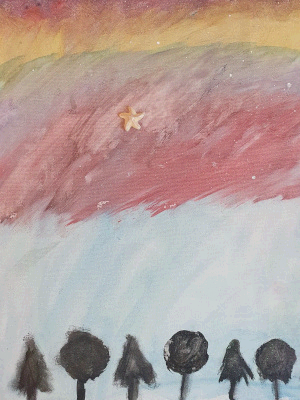
//> input picture PDI/bitplanes/desafio-esteganografia.png, 300 x 400 px, given in place of the camera
$ ./histogram   (built with g++ and OpenCV 4)
//> lines starting //> are read from the running program, lines starting //| are printed output that depends on the picture
#include <iostream>
#include <opencv2/opencv.hpp>

int main(int argc, char** argv){
  cv::Mat image;
  int width, height;
  cv::VideoCapture cap;
  std::vector<cv::Mat> planes;
  cv::Mat histR, histG, histB;
  int nbins = 64;
  float range[] = {0, 255};
  const float *histrange = { range };
  bool uniform = true;
  bool acummulate = false;
  int key;

  // Abre a webcam padrao (indice 0) ou video se passado por parametro
  if (argc > 1) {
    cap.open(argv[1]);
  } else {
    cap.open(0);
  }

  if(!cap.isOpened()){
    std::cout << "cameras indisponiveis";
    return -1;
  }

  cap.set(cv::CAP_PROP_FRAME_WIDTH, 640);
  cap.set(cv::CAP_PROP_FRAME_HEIGHT, 480);
  width = cap.get(cv::CAP_PROP_FRAME_WIDTH);
  height = cap.get(cv::CAP_PROP_FRAME_HEIGHT);

  std::cout << "largura = " << width << std::endl;
  std::cout << "altura  = " << height << std::endl;

  int histw = nbins, histh = nbins/2;
  cv::Mat histImgR(histh, histw, CV_8UC3, cv::Scalar(0,0,0));
  cv::Mat histImgG(histh, histw, CV_8UC3, cv::Scalar(0,0,0));
  cv::Mat histImgB(histh, histw, CV_8UC3, cv::Scalar(0,0,0));

  while(1){
    cap >> image;
//> image is the input picture: 400 rows x 300 cols, CV_8UC3; mean B, G, R 154.8, 159.5, 179
    if (image.empty()) break;

    cv::split (image, planes);
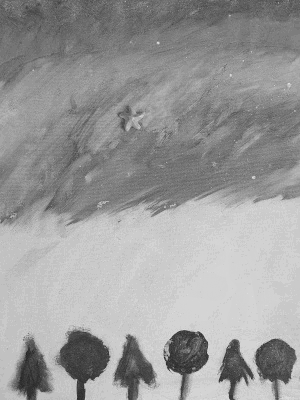
//> planes[0]: 400 rows x 300 cols, CV_8UC1; min 32, max 221, mean 154.8
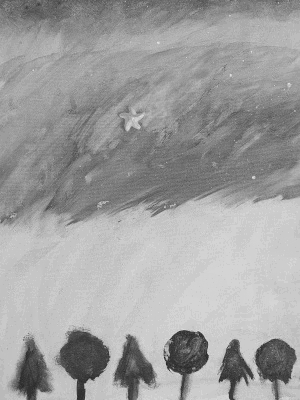
//> planes[1]: 400 rows x 300 cols, CV_8UC1; min 36, max 227, mean 159.5
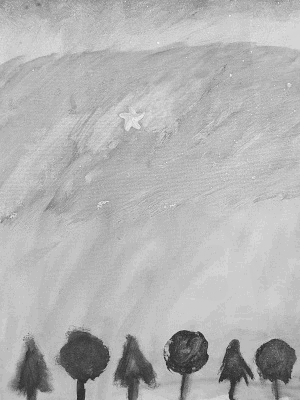
//> planes[2]: 400 rows x 300 cols, CV_8UC1; min 33, max 241, mean 179
    cv::calcHist(&planes[0], 1, 0, cv::Mat(), histB, 1,
                 &nbins, &histrange,
                 uniform, acummulate);
//> histB = 64 values, max 14922 at index 50, min 0 at index 0, mean 1875
    cv::calcHist(&planes[1], 1, 0, cv::Mat(), histG, 1,
                 &nbins, &histrange,
                 uniform, acummulate);
//> histG = 64 values, max 9191 at index 51, min 0 at index 0, mean 1875
    cv::calcHist(&planes[2], 1, 0, cv::Mat(), histR, 1,
                 &nbins, &histrange,
                 uniform, acummulate);
//> histR = 64 values, max 17399 at index 47, min 0 at index 0, mean 1875

    cv::normalize(histR, histR, 0, histImgR.rows, cv::NORM_MINMAX, -1, cv::Mat());
//> histR = 64 values, max 32 at index 47, min 0 at index 0, mean 3.45
    cv::normalize(histG, histG, 0, histImgG.rows, cv::NORM_MINMAX, -1, cv::Mat());
//> histG = 64 values, max 32 at index 51, min 0 at index 0, mean 6.53
    cv::normalize(histB, histB, 0, histImgB.rows, cv::NORM_MINMAX, -1, cv::Mat());
//> histB = 64 values, max 32 at index 50, min 0 at index 0, mean 4.02

    histImgR.setTo(cv::Scalar(0));
    histImgG.setTo(cv::Scalar(0));
    histImgB.setTo(cv::Scalar(0));

    for(int i=0; i<nbins; i++){
      cv::line(histImgR,
               cv::Point(i, histh),
               cv::Point(i, histh-cvRound(histR.at<float>(i))),
               cv::Scalar(0, 0, 255), 1, 8, 0);
      cv::line(histImgG,
               cv::Point(i, histh),
               cv::Point(i, histh-cvRound(histG.at<float>(i))),
               cv::Scalar(0, 255, 0), 1, 8, 0);
      cv::line(histImgB,
               cv::Point(i, histh),
               cv::Point(i, histh-cvRound(histB.at<float>(i))),
               cv::Scalar(255, 0, 0), 1, 8, 0);
    }
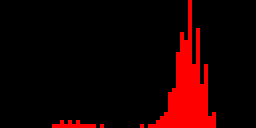
//> histImgR: 32 rows x 64 cols, CV_8UC3 (shown 4 times larger); mean B, G, R 0, 0, 27.1
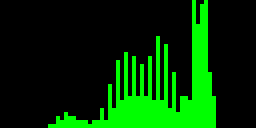
//> histImgG: 32 rows x 64 cols, CV_8UC3 (shown 4 times larger); mean B, G, R 0, 51.9, 0
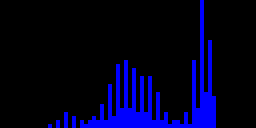
//> histImgB: 32 rows x 64 cols, CV_8UC3 (shown 4 times larger); mean B, G, R 31.8, 0, 0
    histImgR.copyTo(image(cv::Rect(0, 0       ,nbins, histh)));
    histImgG.copyTo(image(cv::Rect(0, histh   ,nbins, histh)));
    histImgB.copyTo(image(cv::Rect(0, 2*histh ,nbins, histh)));
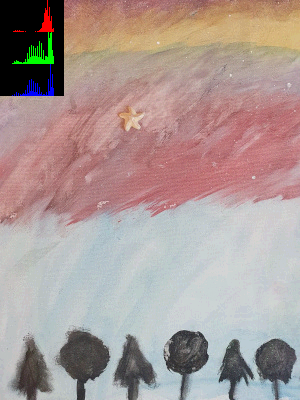
//> image: 400 rows x 300 cols, CV_8UC3; mean B, G, R 149.3, 152.8, 169.9
    cv::imshow("image", image);
    key = cv::waitKey(30);
//> the Esc key is pressed
    if(key == 27) break;
  }
  return 0;
}
